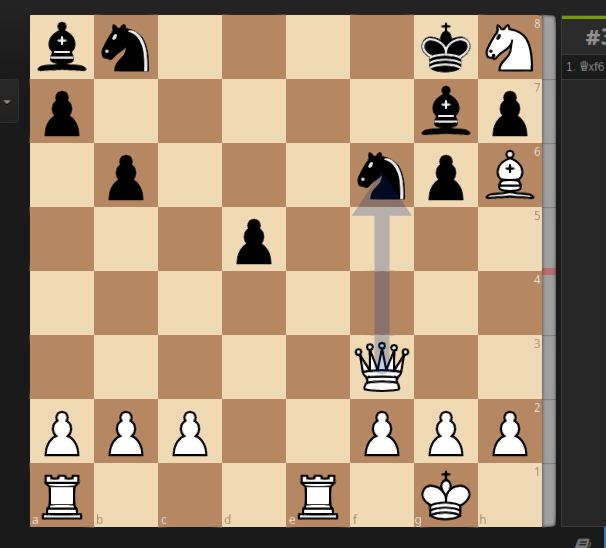
#> input picture tensorflow_chessbot/example_input.png, 606 x 548 px
$ python -i chessboard_finder.py   (imports and definitions only)
#> lines starting #> are read from the running program, lines starting #| are printed output that depends on the picture; after the words box and inside, x2 and y2 are one past the last pixel; in counts of white or black regions, pixels touching at a corner belong together
#!/usr/bin/env python3
# -*- coding: utf-8 -*-
# Pass in image of online chessboard screenshot, returns corners of chessboard
# usage: chessboard_finder.py [-h] urls [urls ...]

# Find orthorectified chessboard corners in image

# positional arguments:
#   urls        Input image urls

# optional arguments:
#   -h, --help  show this help message and exit


# sudo apt-get install libatlas-base-dev for numpy error, see https://github.com/Kitt-AI/snowboy/issues/262
import numpy as np
# sudo apt-get install libopenjp2-7 libtiff5
import PIL.Image
import argparse
from time import time
from .helper_image_loading import *


def nonmax_suppress_1d(arr, winsize=5):
  """Return 1d array with only peaks, use neighborhood window of winsize px"""
  _arr = arr.copy()

  for i in range(_arr.size):
    if i == 0:
      left_neighborhood = 0
    else:
      left_neighborhood = arr[max(0,i-winsize):i]
    if i >= _arr.size-2:
      right_neighborhood = 0
    else:
      right_neighborhood = arr[i+1:min(arr.size-1,i+winsize)]

    if arr[i] < np.max(left_neighborhood) or arr[i] <= np.max(right_neighborhood):
      _arr[i] = 0
  return _arr

def findChessboardCorners(img_arr_gray, noise_threshold = 8000):
  # Load image grayscale as an numpy array
  # Return None on failure to find a chessboard
  #
  # noise_threshold: Ratio of standard deviation of hough values along an axis
  # versus the number of pixels, manually measured  bad trigger images
  # at < 5,000 and good  chessboards values at > 10,000

  # Get gradients, split into positive and inverted negative components
  gx, gy = np.gradient(img_arr_gray)
  gx_pos = gx.copy()
  gx_pos[gx_pos<0] = 0
  gx_neg = -gx.copy()
  gx_neg[gx_neg<0] = 0

  gy_pos = gy.copy()
  gy_pos[gy_pos<0] = 0
  gy_neg = -gy.copy()
  gy_neg[gy_neg<0] = 0

  # 1-D ampltitude of hough transform of gradients about X & Y axes
  num_px = img_arr_gray.shape[0] * img_arr_gray.shape[1]
  hough_gx = gx_pos.sum(axis=1) * gx_neg.sum(axis=1)
  hough_gy = gy_pos.sum(axis=0) * gy_neg.sum(axis=0)

  # Check that gradient peak signal is strong enough by
  # comparing normalized standard deviation to threshold
  if min(hough_gx.std() / hough_gx.size,
         hough_gy.std() / hough_gy.size) < noise_threshold:
    return None

  # Normalize and skeletonize to just local peaks
  hough_gx = nonmax_suppress_1d(hough_gx) / hough_gx.max()
  hough_gy = nonmax_suppress_1d(hough_gy) / hough_gy.max()

  # Arbitrary threshold of 20% of max
  hough_gx[hough_gx<0.2] = 0
  hough_gy[hough_gy<0.2] = 0

  # Now we have a set of potential vertical and horizontal lines that
  # may contain some noisy readings, try different subsets of them with
  # consistent spacing until we get a set of 7, choose strongest set of 7
  pot_lines_x = np.where(hough_gx)[0]
  pot_lines_y = np.where(hough_gy)[0]
  pot_lines_x_vals = hough_gx[pot_lines_x]
  pot_lines_y_vals = hough_gy[pot_lines_y]

  # Get all possible length 7+ sequences
  seqs_x = getAllSequences(pot_lines_x)
  seqs_y = getAllSequences(pot_lines_y)

  if len(seqs_x) == 0 or len(seqs_y) == 0:
    return None

  # Score sequences by the strength of their hough peaks
  seqs_x_vals = [pot_lines_x_vals[[v in seq for v in pot_lines_x]] for seq in seqs_x]
  seqs_y_vals = [pot_lines_y_vals[[v in seq for v in pot_lines_y]] for seq in seqs_y]

  # shorten sequences to up to 9 values based on score
  # X sequences
  for i in range(len(seqs_x)):
    seq = seqs_x[i]
    seq_val = seqs_x_vals[i]

    # if the length of sequence is more than 7 + edges = 9
    # strip weakest edges
    if len(seq) > 9:
      # while not inner 7 chess lines, strip weakest edges
      while len(seq) > 7:
        if seq_val[0] > seq_val[-1]:
          seq = seq[:-1]
          seq_val = seq_val[:-1]
        else:
          seq = seq[1:]
          seq_val = seq_val[1:]

    seqs_x[i] = seq
    seqs_x_vals[i] = seq_val

  # Y sequences
  for i in range(len(seqs_y)):
    seq = seqs_y[i]
    seq_val = seqs_y_vals[i]

    while len(seq) > 9:
      if seq_val[0] > seq_val[-1]:
        seq = seq[:-1]
        seq_val = seq_val[:-1]
      else:
        seq = seq[1:]
        seq_val = seq_val[1:]

    seqs_y[i] = seq
    seqs_y_vals[i] = seq_val

  # Now that we only have length 7-9 sequences, score and choose the best one
  scores_x = np.array([np.mean(v) for v in seqs_x_vals])
  scores_y = np.array([np.mean(v) for v in seqs_y_vals])

  # Keep first sequence with the largest step size
  # scores_x = np.array([np.median(np.diff(s)) for s in seqs_x])
  # scores_y = np.array([np.median(np.diff(s)) for s in seqs_y])

  #TODO(elucidation): Choose heuristic score between step size and hough response

  best_seq_x = seqs_x[scores_x.argmax()]
  best_seq_y = seqs_y[scores_y.argmax()]
  # print(best_seq_x, best_seq_y)

  # Now if we have sequences greater than length 7, (up to 9),
  # that means we have up to 9 possible combinations of sets of 7 sequences
  # We try all of them and see which has the best checkerboard response
  sub_seqs_x = [best_seq_x[k:k+7] for k in range(len(best_seq_x) - 7 + 1)]
  sub_seqs_y = [best_seq_y[k:k+7] for k in range(len(best_seq_y) - 7 + 1)]

  dx = np.median(np.diff(best_seq_x))
  dy = np.median(np.diff(best_seq_y))
  corners = np.zeros(4, dtype=int)

  # Add 1 buffer to include the outer tiles, since sequences are only using
  # inner chessboard lines
  corners[0] = int(best_seq_y[0]-dy)
  corners[1] = int(best_seq_x[0]-dx)
  corners[2] = int(best_seq_y[-1]+dy)
  corners[3] = int(best_seq_x[-1]+dx)

  # Generate crop image with on full sequence, which may be wider than a normal
  # chessboard by an extra 2 tiles, we'll iterate over all combinations
  # (up to 9) and choose the one that correlates best with a chessboard
  gray_img_crop = PIL.Image.fromarray(img_arr_gray).crop(corners)

  # Build a kernel image of an idea chessboard to correlate against
  k = 8 # Arbitrarily chose 8x8 pixel tiles for correlation image
  quad = np.ones([k,k])
  kernel = np.vstack([np.hstack([quad,-quad]), np.hstack([-quad,quad])])
  kernel = np.tile(kernel,(4,4)) # Becomes an 8x8 alternating grid (chessboard)
  kernel = kernel/np.linalg.norm(kernel) # normalize
  # 8*8 = 64x64 pixel ideal chessboard

  k = 0
  n = max(len(sub_seqs_x), len(sub_seqs_y))
  final_corners = None
  best_score = None

  # Iterate over all possible combinations of sub sequences and keep the corners
  # with the best correlation response to the ideal 64x64px chessboard
  for i in range(len(sub_seqs_x)):
    for j in range(len(sub_seqs_y)):
      k = k + 1

      # [y, x, y, x]
      sub_corners = np.array([
        sub_seqs_y[j][0]-corners[0]-dy, sub_seqs_x[i][0]-corners[1]-dx,
        sub_seqs_y[j][-1]-corners[0]+dy, sub_seqs_x[i][-1]-corners[1]+dx],
        dtype=np.int32)

      # Generate crop candidate, nearest pixel is fine for correlation check
      sub_img = gray_img_crop.crop(sub_corners).resize((64,64))

      # Perform correlation score, keep running best corners as our final output
      # Use absolute since it's possible board is rotated 90 deg
      score = np.abs(np.sum(kernel * sub_img))
      if best_score is None or score > best_score:
        best_score = score
        final_corners = sub_corners + [corners[0], corners[1], corners[0], corners[1]]

  return final_corners

def getAllSequences(seq, min_seq_len=7, err_px=5):
  """Given sequence of increasing numbers, get all sequences with common
  spacing (within err_px) that contain at least min_seq_len values"""

  # Sanity check that there are enough values to satisfy
  if len(seq) < min_seq_len:
    return []

  # For every value, take the next value and see how many times we can step
  # that falls on another value within err_px points
  seqs = []
  for i in range(len(seq)-1):
    for j in range(i+1, len(seq)):
      # Check that seq[i], seq[j] not already in previous sequences
      duplicate = False
      for prev_seq in seqs:
        for k in range(len(prev_seq)-1):
          if seq[i] == prev_seq[k] and seq[j] == prev_seq[k+1]:
            duplicate = True
      if duplicate:
        continue
      d = seq[j] - seq[i]

      # Ignore two points that are within error bounds of each other
      if d < err_px:
        continue

      s = [seq[i], seq[j]]
      n = s[-1] + d
      while np.abs((seq-n)).min() < err_px:
        n = seq[np.abs((seq-n)).argmin()]
        s.append(n)
        n = s[-1] + d

      if len(s) >= min_seq_len:
        s = np.array(s)
        seqs.append(s)
  return seqs

# [37 lines left out: function getChessTilesColor, not called in this run]

def getChessBoardGray(img, corners):
  # img is a grayscale image
  # corners = (x0, y0, x1, y1) for top-left corner to bot-right corner of board
  height, width = img.shape

  # corners could be outside image bounds, pad image as needed
  padl_x = max(0, -corners[0])
  padl_y = max(0, -corners[1])
  padr_x = max(0, corners[2] - width)
  padr_y = max(0, corners[3] - height)

  img_padded = np.pad(img, ((padl_y,padr_y),(padl_x,padr_x)), mode='edge')

  chessboard_img = img_padded[
    (padl_y + corners[1]):(padl_y + corners[3]),
    (padl_x + corners[0]):(padl_x + corners[2])]

  # 256x256 px image, 32x32px individual tiles
  # Normalized
  chessboard_img_resized = np.asarray( \
        PIL.Image.fromarray(chessboard_img) \
        .resize([256,256], PIL.Image.BILINEAR), dtype=np.uint8) / 255.0
  return chessboard_img_resized

def getChessTilesGray(img, corners):
  chessboard_img_resized = getChessBoardGray(img, corners)
  return getTiles(chessboard_img_resized)


def getTiles(processed_gray_img):
  # Given 256x256 px normalized grayscale image of a chessboard (32x32px per tile)
  # NOTE (values must be in range 0-1)
  # Return a 32x32x64 tile array
  #
  # stack deep 64 tiles
  # so, first slab is tile A1, then A2 etc.
  tiles = np.zeros([32,32,64], dtype=np.float32) # grayscale
  # Assume A1 is bottom left of image, need to reverse rank since images start
  # with origin in top left
  for rank in range(8): # rows (numbers)
    for file in range(8): # columns (letters)
      tiles[:,:,(rank*8+file)] = \
        processed_gray_img[(7-rank)*32:((7-rank)+1)*32,file*32:(file+1)*32]

  return tiles

def findGrayscaleTilesInImage(img):
  """ Find chessboard and convert into input tiles for CNN """
  if img is None:
    return None, None

  # Convert to grayscale numpy array
  img_arr = np.asarray(img.convert("L"), dtype=np.float32)

  # Use computer vision to find orthorectified chessboard corners in image
  corners = findChessboardCorners(img_arr)
  if corners is None:
    return None, None

  # Pull grayscale tiles out given image and chessboard corners
  tiles = getChessTilesGray(img_arr, corners)

  # Return both the tiles as well as chessboard corner locations in the image
  return tiles, corners

# [22 lines of commented-out code are left out]

# [33 lines left out: function main, not called in this run]

# [17 lines not run here, left out]

>>> from PIL import Image
>>> picture = Image.open('example_input.png')
#> picture is the input picture: PIL image 606x548 RGB; mean R, G, B 166.6, 142.8, 117.1
>>> result = findGrayscaleTilesInImage(picture)
#> in findGrayscaleTilesInImage, `img_arr = np.asarray(img.convert("L"), dtype=np.float32)`:
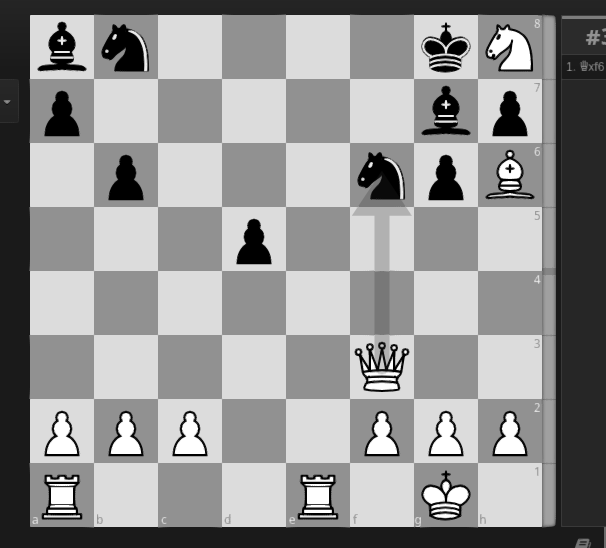
#> img_arr: shape (548, 606) float32; min 0, max 255, mean 147
#> in findChessboardCorners, `gx, gy = np.gradient(img_arr_gray)`:
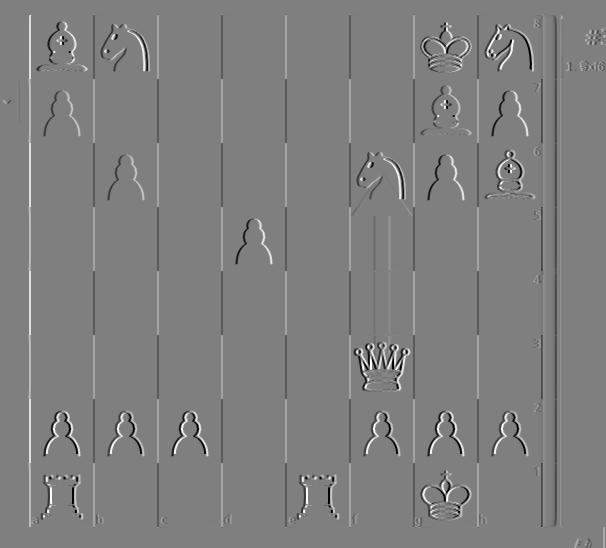
#> gy: shape (548, 606) float32; min -127.5, max 127.5, mean 0; drawn with min black and max white
#> in findChessboardCorners, `gx_pos[gx_pos<0] = 0`:
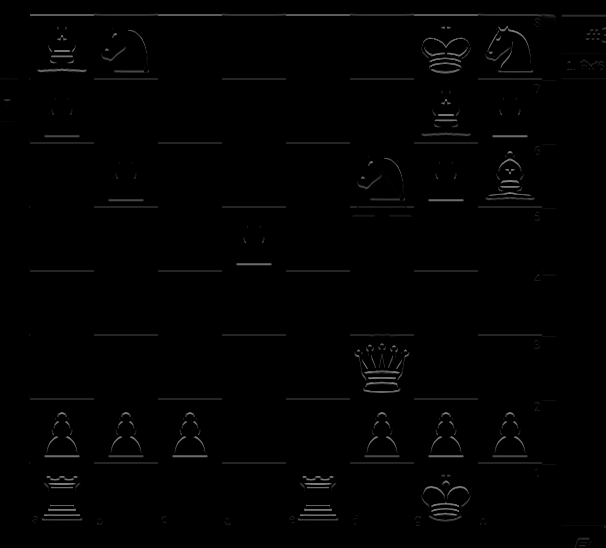
#> gx_pos: shape (548, 606) float32; min 0, max 127.5, mean 2
#> in findChessboardCorners, `gx_neg[gx_neg<0] = 0`: gx_neg: shape (548, 606) float32; min 0, max 127.5, mean 2.1
#> in findChessboardCorners, `gy_pos[gy_pos<0] = 0`:
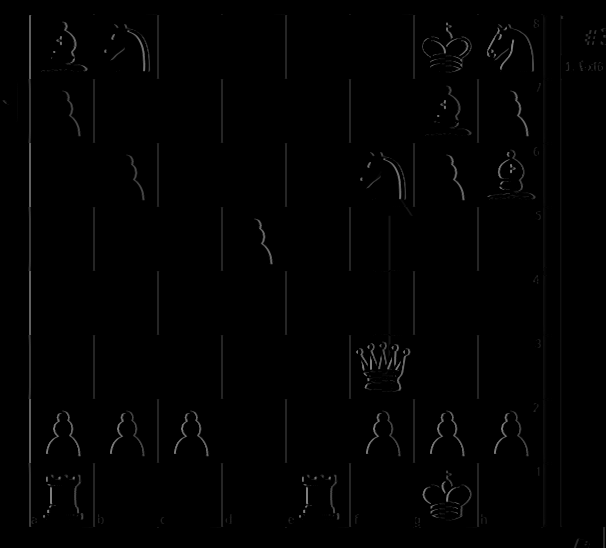
#> gy_pos: shape (548, 606) float32; 5.49% of pixels changed, all inside (x1, y1, x2, y2) = (2, 14, 606, 548)
#> in findChessboardCorners, `gy_neg[gy_neg<0] = 0`:
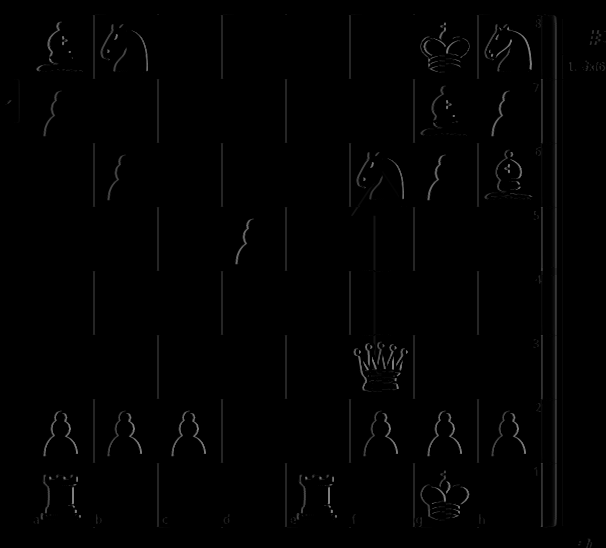
#> gy_neg: shape (548, 606) float32; min 0, max 127.5, mean 1.9
#> in findChessboardCorners, `hough_gx = gx_pos.sum(axis=1) * gx_neg.sum(axis=1)`: hough_gx = 548 values, max 101904568 at index 78, min 0 at index 0, mean 3209265.5
#> in findChessboardCorners, `hough_gy = gy_pos.sum(axis=0) * gy_neg.sum(axis=0)`: hough_gy = 606 values, max 91814720 at index 93, min 0 at index 0, mean 2902722
#> the loop in nonmax_suppress_1d, `for i in range(_arr.size):` made 548 passes
#> (left_neighborhood, right_neighborhood) on passes 2, 10, 11, 12, 13, 14, 15, 16, 17, 18: ([0], [0, 0, 0, 0]), ([0, 0, 0, 0, 0], [0, 0, 0, 217369.5]), ([0, 0, 0, 0, 0], [0, 0, 217369.5, 694350]), ([0, 0, 0, 0, 0], [0, 217369.5, 694350, 0]), ([0, 0, 0, 0, 0], [217369.5, 694350, 0, 0]), ([0, 0, 0, 0, 0], [694350, 0, 0, 847.5]), ([0, 0, 0, 0, 217369.5], [0, 0, 847.5, 316689.8]), ([0, 0, 0, 217369.5, 694350], [0, 847.5, 316689.8, 227187.5]), ([0, 0, 217369.5, 694350, 0], [847.5, 316689.8, 227187.5, 5940]), ([0, 217369.5, 694350, 0, 0], [316689.8, 227187.5, 5940, 24055])
#> in findChessboardCorners, `hough_gx = nonmax_suppress_1d(hough_gx) / hough_gx.max()`: hough_gx = 548 values, max 1 at index 78, min 0 at index 0, mean 0.0136
#> the loop in nonmax_suppress_1d (call 2), `for i in range(_arr.size):` made 606 passes
#> (left_neighborhood, right_neighborhood) on passes 2 to 13: ([0], [12, 35.5, 54.75, 1013.2]), ([0, 0], [35.5, 54.75, 1013.2, 479.8]), ([0, 0, 12], [54.75, 1013.2, 479.8, 356]), ([0, 0, 12, 35.5], [1013.2, 479.8, 356, 975]), ([0, 0, 12, 35.5, 54.75], [479.8, 356, 975, 165]), ([0, 12, 35.5, 54.75, 1013.2], [356, 975, 165, 74.5]), ([12, 35.5, 54.75, 1013.2, 479.8], [975, 165, 74.5, 25.5]), ([35.5, 54.75, 1013.2, 479.8, 356], [165, 74.5, 25.5, 0]), ([54.75, 1013.2, 479.8, 356, 975], [74.5, 25.5, 0, 0]), ([1013.2, 479.8, 356, 975, 165], [25.5, 0, 0, 0]), ([479.8, 356, 975, 165, 74.5], [0, 0, 0, 0]), ([356, 975, 165, 74.5, 25.5], [0, 0, 0, 13.5])
#> left_neighborhood on passes 18, 23, 24, 25, 26, 27: [0, 0, 0, 0, 13.5], [2376, 0, 0, 0, 0], [0, 0, 0, 0, 0], [0, 0, 0, 0, 0], [0, 0, 0, 0, 0], [0, 0, 0, 0, 0]
#> in findChessboardCorners, `hough_gy = nonmax_suppress_1d(hough_gy) / hough_gy.max()`: hough_gy = 606 values, max 1 at index 94, min 0 at index 0, mean 0.0129
#> in findChessboardCorners, `pot_lines_x = np.where(hough_gx)[0]`: pot_lines_x = [78, 142, 206, 270, 334, 398, 462]
#> in findChessboardCorners, `pot_lines_y = np.where(hough_gy)[0]`: pot_lines_y = [94, 158, 222, 286, 350, 413, 478]
#> in findChessboardCorners, `pot_lines_x_vals = hough_gx[pot_lines_x]`: pot_lines_x_vals = [1, 0.916, 0.871, 0.878, 0.891, 0.916, 0.917]
#> in findChessboardCorners, `pot_lines_y_vals = hough_gy[pot_lines_y]`: pot_lines_y_vals = [1, 1, 1, 1, 1, 0.996, 1]
#> the loop in getAllSequences, `for i in range(len(seq)-1):` made 6 passes
#> after the loop in getAllSequences, `for i in range(len(seq)-1):`: seqs = [[78, 142, 206, 270, 334, 398, 462]]
#> the loop in getAllSequences (call 2), `for i in range(len(seq)-1):` made 6 passes
#> in findChessboardCorners, `seqs_y = getAllSequences(pot_lines_y)`: seqs_y = [[94, 158, 222, 286, 350, 413, 478]]
#> in findChessboardCorners, `seqs_x_vals = [pot_lines_x_vals[[v in seq for v in pot_lines_x]] for s..`: seqs_x_vals = [[1, 0.916, 0.871, 0.878, 0.891, 0.916, 0.917]]
#> in findChessboardCorners, `seqs_y_vals = [pot_lines_y_vals[[v in seq for v in pot_lines_y]] for s..`: seqs_y_vals = [[1, 1, 1, 1, 1, 0.996, 1]]
#> the loop in findChessboardCorners, `for i in range(len(seqs_x)):` made 1 pass
#> the loop in findChessboardCorners, `for i in range(len(seqs_y)):` made 1 pass
#> in findChessboardCorners, `scores_x = np.array([np.mean(v) for v in seqs_x_vals])`: scores_x = [0.913]
#> in findChessboardCorners, `scores_y = np.array([np.mean(v) for v in seqs_y_vals])`: scores_y = [0.999]
#> in findChessboardCorners, `best_seq_x = seqs_x[scores_x.argmax()]`: best_seq_x = [78, 142, 206, 270, 334, 398, 462]
#> in findChessboardCorners, `best_seq_y = seqs_y[scores_y.argmax()]`: best_seq_y = [94, 158, 222, 286, 350, 413, 478]
#> in findChessboardCorners, `sub_seqs_x = [best_seq_x[k:k+7] for k in range(len(best_seq_x) - 7 + 1)]`: sub_seqs_x = [[78, 142, 206, 270, 334, 398, 462]]
#> in findChessboardCorners, `sub_seqs_y = [best_seq_y[k:k+7] for k in range(len(best_seq_y) - 7 + 1)]`: sub_seqs_y = [[94, 158, 222, 286, 350, 413, 478]]
#> in findChessboardCorners, `dx = np.median(np.diff(best_seq_x))`: dx = 64
#> in findChessboardCorners, `gray_img_crop = PIL.Image.fromarray(img_arr_gray).crop(corners)`:
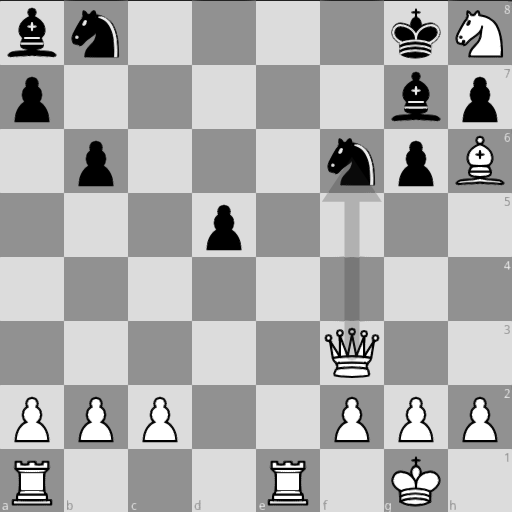
#> gray_img_crop: PIL image 512x512 F; min 0, max 255, mean 174
#> in findChessboardCorners, `n = max(len(sub_seqs_x), len(sub_seqs_y))`: n = 1
#> the loop in findChessboardCorners, `for i in range(len(sub_seqs_x)):` made 1 pass
#> after the loop in findChessboardCorners, `for i in range(len(sub_seqs_x)):`: best_score = 2055.2; final_corners = [30, 14, 542, 526]; k = 1
#> in findGrayscaleTilesInImage, `corners = findChessboardCorners(img_arr)`: corners = [30, 14, 542, 526]
#> in getChessBoardGray, `padl_x = max(0, -corners[0])`: padl_x = 0
#> in getChessBoardGray, `chessboard_img_resized = np.asarray( \ PIL.Image.fromarray(chessboard_..`:
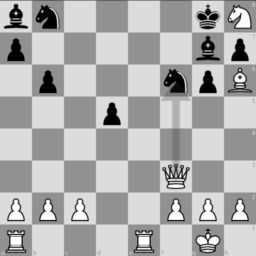
#> chessboard_img_resized: shape (256, 256) float64; min 0, max 1, mean 0.682
